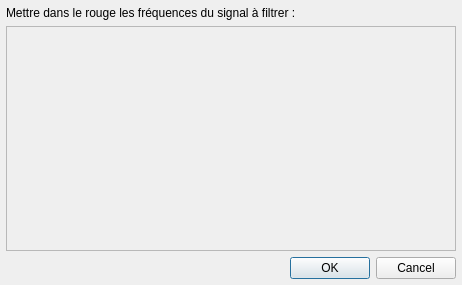
<?xml version="1.0" encoding="UTF-8"?>
<ui version="4.0">
 <class>DialogFilterFrequencies</class>
 <widget class="QDialog" name="DialogFilterFrequencies">
  <property name="windowModality">
   <enum>Qt::ApplicationModal</enum>
  </property>
  <property name="geometry">
   <rect>
    <x>0</x>
    <y>0</y>
    <width>462</width>
    <height>285</height>
   </rect>
  </property>
  <property name="windowTitle">
   <string>Filtrer fréquences</string>
  </property>
  <property name="windowIcon">
   <iconset resource="../resources.qrc">
    <normaloff>:/icons/icon</normaloff>:/icons/icon</iconset>
  </property>
  <layout class="QGridLayout" name="gridLayout">
   <property name="leftMargin">
    <number>6</number>
   </property>
   <property name="topMargin">
    <number>6</number>
   </property>
   <property name="rightMargin">
    <number>6</number>
   </property>
   <property name="bottomMargin">
    <number>6</number>
   </property>
   <item row="1" column="0" rowspan="3" colspan="2">
    <widget class="QFrame" name="frame">
     <property name="sizePolicy">
      <sizepolicy hsizetype="Expanding" vsizetype="Expanding">
       <horstretch>0</horstretch>
       <verstretch>0</verstretch>
      </sizepolicy>
     </property>
     <property name="frameShape">
      <enum>QFrame::StyledPanel</enum>
     </property>
     <property name="frameShadow">
      <enum>QFrame::Sunken</enum>
     </property>
     <layout class="QGridLayout" name="gridLayout_2">
      <property name="leftMargin">
       <number>0</number>
      </property>
      <property name="topMargin">
       <number>0</number>
      </property>
      <property name="rightMargin">
       <number>0</number>
      </property>
      <property name="bottomMargin">
       <number>0</number>
      </property>
      <item row="0" column="0">
       <widget class="GraphFilterFrequencies" name="graphFilterFrequencies" native="true"/>
      </item>
     </layout>
    </widget>
   </item>
   <item row="4" column="0" colspan="2">
    <widget class="QDialogButtonBox" name="buttonBox">
     <property name="orientation">
      <enum>Qt::Horizontal</enum>
     </property>
     <property name="standardButtons">
      <set>QDialogButtonBox::Cancel|QDialogButtonBox::Ok</set>
     </property>
    </widget>
   </item>
   <item row="0" column="0">
    <widget class="QLabel" name="label">
     <property name="sizePolicy">
      <sizepolicy hsizetype="Preferred" vsizetype="Maximum">
       <horstretch>0</horstretch>
       <verstretch>0</verstretch>
      </sizepolicy>
     </property>
     <property name="text">
      <string>Mettre dans le rouge les fréquences du signal à filtrer :</string>
     </property>
    </widget>
   </item>
  </layout>
 </widget>
 <customwidgets>
  <customwidget>
   <class>GraphFilterFrequencies</class>
   <extends>QWidget</extends>
   <header>dialog_filter_frequencies.h</header>
   <container>1</container>
  </customwidget>
 </customwidgets>
 <resources>
  <include location="../resources.qrc"/>
 </resources>
 <connections>
  <connection>
   <sender>buttonBox</sender>
   <signal>accepted()</signal>
   <receiver>DialogFilterFrequencies</receiver>
   <slot>accept()</slot>
   <hints>
    <hint type="sourcelabel">
     <x>248</x>
     <y>254</y>
    </hint>
    <hint type="destinationlabel">
     <x>157</x>
     <y>274</y>
    </hint>
   </hints>
  </connection>
  <connection>
   <sender>buttonBox</sender>
   <signal>rejected()</signal>
   <receiver>DialogFilterFrequencies</receiver>
   <slot>reject()</slot>
   <hints>
    <hint type="sourcelabel">
     <x>316</x>
     <y>260</y>
    </hint>
    <hint type="destinationlabel">
     <x>286</x>
     <y>274</y>
    </hint>
   </hints>
  </connection>
 </connections>
</ui>
